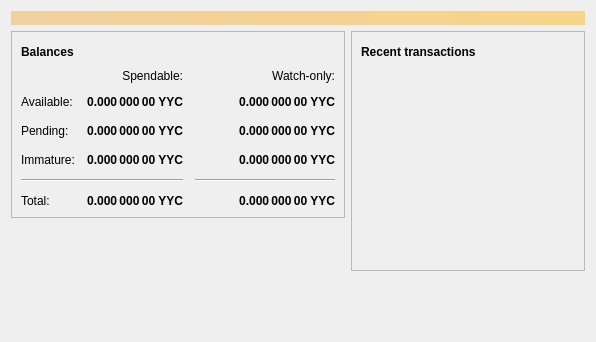
<?xml version="1.0" encoding="UTF-8"?>
<ui version="4.0">
 <class>OverviewPage</class>
 <widget class="QWidget" name="OverviewPage">
  <property name="geometry">
   <rect>
    <x>0</x>
    <y>0</y>
    <width>596</width>
    <height>342</height>
   </rect>
  </property>
  <property name="windowTitle">
   <string>Form</string>
  </property>
  <layout class="QVBoxLayout" name="topLayout">
   <item>
    <widget class="QLabel" name="labelAlerts">
     <property name="visible">
      <bool>false</bool>
     </property>
     <property name="styleSheet">
      <string notr="true">QLabel { background-color: qlineargradient(x1: 0, y1: 0, x2: 1, y2: 0, stop:0 #F0D0A0, stop:1 #F8D488); color:#000000; }</string>
     </property>
     <property name="wordWrap">
      <bool>true</bool>
     </property>
     <property name="margin">
      <number>3</number>
     </property>
     <property name="textInteractionFlags">
      <set>Qt::TextSelectableByMouse</set>
     </property>
    </widget>
   </item>
   <item>
    <layout class="QHBoxLayout" name="horizontalLayout" stretch="1,1">
     <item>
      <layout class="QVBoxLayout" name="verticalLayout_2">
       <item>
        <widget class="QFrame" name="frame">
         <property name="frameShape">
          <enum>QFrame::StyledPanel</enum>
         </property>
         <property name="frameShadow">
          <enum>QFrame::Raised</enum>
         </property>
         <layout class="QVBoxLayout" name="verticalLayout_4">
          <item>
           <layout class="QHBoxLayout" name="horizontalLayout_4">
            <item>
             <widget class="QLabel" name="label_5">
              <property name="font">
               <font>
                <weight>75</weight>
                <bold>true</bold>
               </font>
              </property>
              <property name="text">
               <string>Balances</string>
              </property>
             </widget>
            </item>
            <item>
             <widget class="QPushButton" name="labelWalletStatus">
              <property name="enabled">
               <bool>true</bool>
              </property>
              <property name="maximumSize">
               <size>
                <width>30</width>
                <height>16777215</height>
               </size>
              </property>
              <property name="toolTip">
               <string>The displayed information may be out of date. Your wallet automatically synchronizes with the YYCcoin network after a connection is established, but this process has not completed yet.</string>
              </property>
              <property name="text">
               <string/>
              </property>
              <property name="icon">
               <iconset resource="../bitcoin.qrc">
                <normaloff>:/icons/warning</normaloff>
                <disabledoff>:/icons/warning</disabledoff>:/icons/warning</iconset>
              </property>
              <property name="iconSize">
               <size>
                <width>24</width>
                <height>24</height>
               </size>
              </property>
              <property name="flat">
               <bool>true</bool>
              </property>
             </widget>
            </item>
            <item>
             <spacer name="horizontalSpacer_3">
              <property name="orientation">
               <enum>Qt::Horizontal</enum>
              </property>
              <property name="sizeHint" stdset="0">
               <size>
                <width>40</width>
                <height>20</height>
               </size>
              </property>
             </spacer>
            </item>
           </layout>
          </item>
          <item>
           <layout class="QGridLayout" name="gridLayout">
            <property name="spacing">
             <number>12</number>
            </property>
            <item row="2" column="2">
             <widget class="QLabel" name="labelWatchPending">
              <property name="font">
               <font>
                <weight>75</weight>
                <bold>true</bold>
               </font>
              </property>
              <property name="cursor">
               <cursorShape>IBeamCursor</cursorShape>
              </property>
              <property name="toolTip">
               <string>Unconfirmed transactions to watch-only addresses</string>
              </property>
              <property name="text">
               <string notr="true">0.000 000 00 YYC</string>
              </property>
              <property name="alignment">
               <set>Qt::AlignRight|Qt::AlignTrailing|Qt::AlignVCenter</set>
              </property>
              <property name="textInteractionFlags">
               <set>Qt::LinksAccessibleByMouse|Qt::TextSelectableByKeyboard|Qt::TextSelectableByMouse</set>
              </property>
             </widget>
            </item>
            <item row="2" column="1">
             <widget class="QLabel" name="labelUnconfirmed">
              <property name="font">
               <font>
                <weight>75</weight>
                <bold>true</bold>
               </font>
              </property>
              <property name="cursor">
               <cursorShape>IBeamCursor</cursorShape>
              </property>
              <property name="toolTip">
               <string>Total of transactions that have yet to be confirmed, and do not yet count toward the spendable balance</string>
              </property>
              <property name="text">
               <string notr="true">0.000 000 00 YYC</string>
              </property>
              <property name="alignment">
               <set>Qt::AlignRight|Qt::AlignTrailing|Qt::AlignVCenter</set>
              </property>
              <property name="textInteractionFlags">
               <set>Qt::LinksAccessibleByMouse|Qt::TextSelectableByKeyboard|Qt::TextSelectableByMouse</set>
              </property>
             </widget>
            </item>
            <item row="3" column="2">
             <widget class="QLabel" name="labelWatchImmature">
              <property name="font">
               <font>
                <weight>75</weight>
                <bold>true</bold>
               </font>
              </property>
              <property name="cursor">
               <cursorShape>IBeamCursor</cursorShape>
              </property>
              <property name="toolTip">
               <string>Mined balance in watch-only addresses that has not yet matured</string>
              </property>
              <property name="text">
               <string notr="true">0.000 000 00 YYC</string>
              </property>
              <property name="alignment">
               <set>Qt::AlignRight|Qt::AlignTrailing|Qt::AlignVCenter</set>
              </property>
              <property name="textInteractionFlags">
               <set>Qt::LinksAccessibleByMouse|Qt::TextSelectableByKeyboard|Qt::TextSelectableByMouse</set>
              </property>
             </widget>
            </item>
            <item row="4" column="0" colspan="2">
             <widget class="Line" name="line">
              <property name="orientation">
               <enum>Qt::Horizontal</enum>
              </property>
             </widget>
            </item>
            <item row="4" column="2">
             <widget class="Line" name="lineWatchBalance">
              <property name="sizePolicy">
               <sizepolicy hsizetype="Preferred" vsizetype="Fixed">
                <horstretch>0</horstretch>
                <verstretch>0</verstretch>
               </sizepolicy>
              </property>
              <property name="minimumSize">
               <size>
                <width>140</width>
                <height>0</height>
               </size>
              </property>
              <property name="orientation">
               <enum>Qt::Horizontal</enum>
              </property>
             </widget>
            </item>
            <item row="5" column="0">
             <widget class="QLabel" name="labelTotalText">
              <property name="text">
               <string>Total:</string>
              </property>
             </widget>
            </item>
            <item row="3" column="1">
             <widget class="QLabel" name="labelImmature">
              <property name="font">
               <font>
                <weight>75</weight>
                <bold>true</bold>
               </font>
              </property>
              <property name="cursor">
               <cursorShape>IBeamCursor</cursorShape>
              </property>
              <property name="toolTip">
               <string>Mined balance that has not yet matured</string>
              </property>
              <property name="text">
               <string notr="true">0.000 000 00 YYC</string>
              </property>
              <property name="alignment">
               <set>Qt::AlignRight|Qt::AlignTrailing|Qt::AlignVCenter</set>
              </property>
              <property name="textInteractionFlags">
               <set>Qt::LinksAccessibleByMouse|Qt::TextSelectableByKeyboard|Qt::TextSelectableByMouse</set>
              </property>
             </widget>
            </item>
            <item row="2" column="3">
             <spacer name="horizontalSpacer_2">
              <property name="orientation">
               <enum>Qt::Horizontal</enum>
              </property>
              <property name="sizeHint" stdset="0">
               <size>
                <width>40</width>
                <height>20</height>
               </size>
              </property>
             </spacer>
            </item>
            <item row="3" column="0">
             <widget class="QLabel" name="labelImmatureText">
              <property name="text">
               <string>Immature:</string>
              </property>
             </widget>
            </item>
            <item row="5" column="1">
             <widget class="QLabel" name="labelTotal">
              <property name="font">
               <font>
                <weight>75</weight>
                <bold>true</bold>
               </font>
              </property>
              <property name="cursor">
               <cursorShape>IBeamCursor</cursorShape>
              </property>
              <property name="toolTip">
               <string>Your current total balance</string>
              </property>
              <property name="text">
               <string notr="true">0.000 000 00 YYC</string>
              </property>
              <property name="alignment">
               <set>Qt::AlignRight|Qt::AlignTrailing|Qt::AlignVCenter</set>
              </property>
              <property name="textInteractionFlags">
               <set>Qt::LinksAccessibleByMouse|Qt::TextSelectableByKeyboard|Qt::TextSelectableByMouse</set>
              </property>
             </widget>
            </item>
            <item row="5" column="2">
             <widget class="QLabel" name="labelWatchTotal">
              <property name="font">
               <font>
                <weight>75</weight>
                <bold>true</bold>
               </font>
              </property>
              <property name="cursor">
               <cursorShape>IBeamCursor</cursorShape>
              </property>
              <property name="toolTip">
               <string>Current total balance in watch-only addresses</string>
              </property>
              <property name="text">
               <string notr="true">0.000 000 00 YYC</string>
              </property>
              <property name="alignment">
               <set>Qt::AlignRight|Qt::AlignTrailing|Qt::AlignVCenter</set>
              </property>
              <property name="textInteractionFlags">
               <set>Qt::LinksAccessibleByMouse|Qt::TextSelectableByKeyboard|Qt::TextSelectableByMouse</set>
              </property>
             </widget>
            </item>
            <item row="0" column="2">
             <widget class="QLabel" name="labelWatchonly">
              <property name="text">
               <string>Watch-only:</string>
              </property>
              <property name="alignment">
               <set>Qt::AlignRight|Qt::AlignTrailing|Qt::AlignVCenter</set>
              </property>
             </widget>
            </item>
            <item row="1" column="0">
             <widget class="QLabel" name="labelBalanceText">
              <property name="text">
               <string>Available:</string>
              </property>
             </widget>
            </item>
            <item row="1" column="1">
             <widget class="QLabel" name="labelBalance">
              <property name="font">
               <font>
                <weight>75</weight>
                <bold>true</bold>
               </font>
              </property>
              <property name="cursor">
               <cursorShape>IBeamCursor</cursorShape>
              </property>
              <property name="toolTip">
               <string>Your current spendable balance</string>
              </property>
              <property name="text">
               <string notr="true">0.000 000 00 YYC</string>
              </property>
              <property name="alignment">
               <set>Qt::AlignRight|Qt::AlignTrailing|Qt::AlignVCenter</set>
              </property>
              <property name="textInteractionFlags">
               <set>Qt::LinksAccessibleByMouse|Qt::TextSelectableByKeyboard|Qt::TextSelectableByMouse</set>
              </property>
             </widget>
            </item>
            <item row="1" column="2">
             <widget class="QLabel" name="labelWatchAvailable">
              <property name="font">
               <font>
                <weight>75</weight>
                <bold>true</bold>
               </font>
              </property>
              <property name="cursor">
               <cursorShape>IBeamCursor</cursorShape>
              </property>
              <property name="toolTip">
               <string>Your current balance in watch-only addresses</string>
              </property>
              <property name="text">
               <string notr="true">0.000 000 00 YYC</string>
              </property>
              <property name="alignment">
               <set>Qt::AlignRight|Qt::AlignTrailing|Qt::AlignVCenter</set>
              </property>
              <property name="textInteractionFlags">
               <set>Qt::LinksAccessibleByMouse|Qt::TextSelectableByKeyboard|Qt::TextSelectableByMouse</set>
              </property>
             </widget>
            </item>
            <item row="2" column="0">
             <widget class="QLabel" name="labelPendingText">
              <property name="text">
               <string>Pending:</string>
              </property>
             </widget>
            </item>
            <item row="0" column="1">
             <widget class="QLabel" name="labelSpendable">
              <property name="text">
               <string>Spendable:</string>
              </property>
              <property name="alignment">
               <set>Qt::AlignRight|Qt::AlignTrailing|Qt::AlignVCenter</set>
              </property>
             </widget>
            </item>
           </layout>
          </item>
         </layout>
        </widget>
       </item>
       <item>
        <spacer name="verticalSpacer">
         <property name="orientation">
          <enum>Qt::Vertical</enum>
         </property>
         <property name="sizeHint" stdset="0">
          <size>
           <width>20</width>
           <height>40</height>
          </size>
         </property>
        </spacer>
       </item>
      </layout>
     </item>
     <item>
      <layout class="QVBoxLayout" name="verticalLayout_3">
       <item>
        <widget class="QFrame" name="frame_2">
         <property name="frameShape">
          <enum>QFrame::StyledPanel</enum>
         </property>
         <property name="frameShadow">
          <enum>QFrame::Raised</enum>
         </property>
         <layout class="QVBoxLayout" name="verticalLayout">
          <item>
           <layout class="QHBoxLayout" name="horizontalLayout_2">
            <item>
             <widget class="QLabel" name="label_4">
              <property name="font">
               <font>
                <weight>75</weight>
                <bold>true</bold>
               </font>
              </property>
              <property name="text">
               <string>Recent transactions</string>
              </property>
             </widget>
            </item>
            <item>
             <widget class="QPushButton" name="labelTransactionsStatus">
              <property name="enabled">
               <bool>true</bool>
              </property>
              <property name="maximumSize">
               <size>
                <width>30</width>
                <height>16777215</height>
               </size>
              </property>
              <property name="toolTip">
               <string>The displayed information may be out of date. Your wallet automatically synchronizes with the YYCcoin network after a connection is established, but this process has not completed yet.</string>
              </property>
              <property name="text">
               <string/>
              </property>
              <property name="icon">
               <iconset resource="../bitcoin.qrc">
                <normaloff>:/icons/warning</normaloff>
                <disabledoff>:/icons/warning</disabledoff>:/icons/warning</iconset>
              </property>
              <property name="iconSize">
               <size>
                <width>24</width>
                <height>24</height>
               </size>
              </property>
              <property name="flat">
               <bool>true</bool>
              </property>
             </widget>
            </item>
            <item>
             <spacer name="horizontalSpacer">
              <property name="orientation">
               <enum>Qt::Horizontal</enum>
              </property>
              <property name="sizeHint" stdset="0">
               <size>
                <width>40</width>
                <height>20</height>
               </size>
              </property>
             </spacer>
            </item>
           </layout>
          </item>
          <item>
           <widget class="QListView" name="listTransactions">
            <property name="styleSheet">
             <string notr="true">QListView { background: transparent; }</string>
            </property>
            <property name="frameShape">
             <enum>QFrame::NoFrame</enum>
            </property>
            <property name="verticalScrollBarPolicy">
             <enum>Qt::ScrollBarAlwaysOff</enum>
            </property>
            <property name="horizontalScrollBarPolicy">
             <enum>Qt::ScrollBarAlwaysOff</enum>
            </property>
            <property name="selectionMode">
             <enum>QAbstractItemView::NoSelection</enum>
            </property>
           </widget>
          </item>
         </layout>
        </widget>
       </item>
       <item>
        <spacer name="verticalSpacer_2">
         <property name="orientation">
          <enum>Qt::Vertical</enum>
         </property>
         <property name="sizeHint" stdset="0">
          <size>
           <width>20</width>
           <height>40</height>
          </size>
         </property>
        </spacer>
       </item>
      </layout>
     </item>
    </layout>
   </item>
  </layout>
 </widget>
 <resources/>
 <connections/>
</ui>
